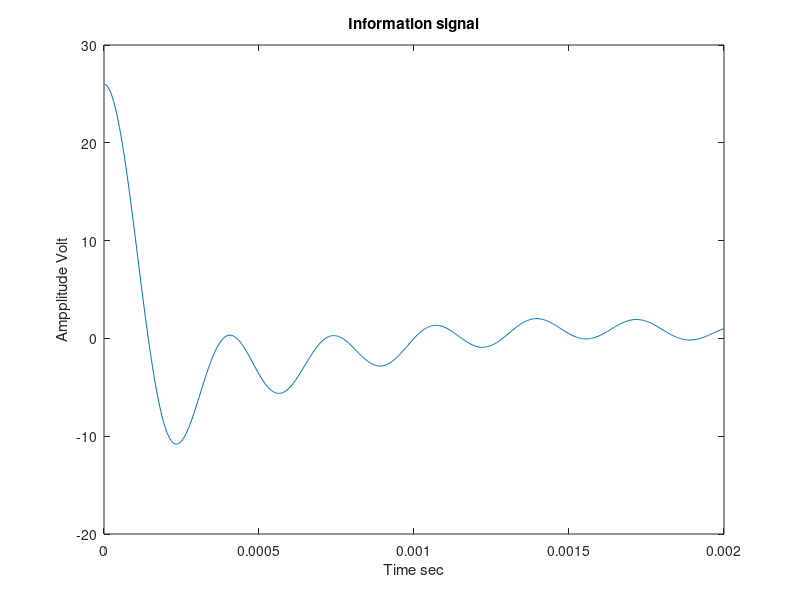
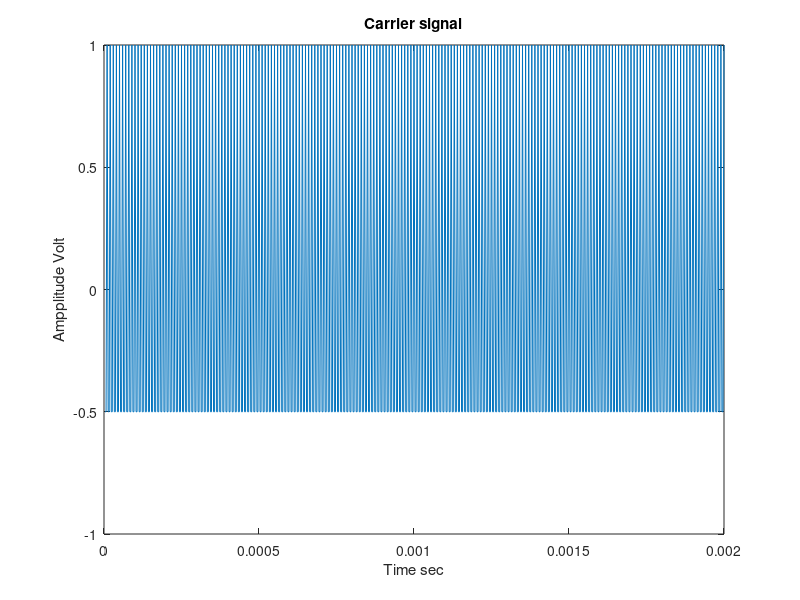
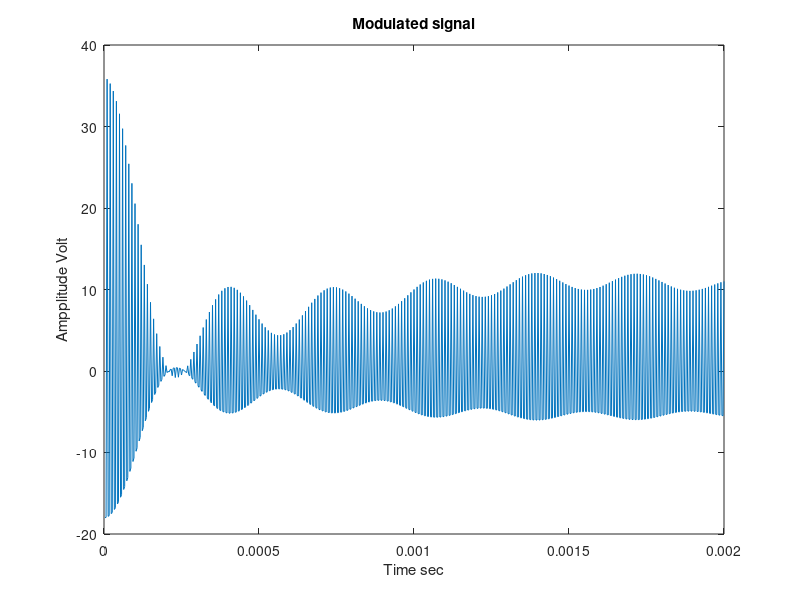
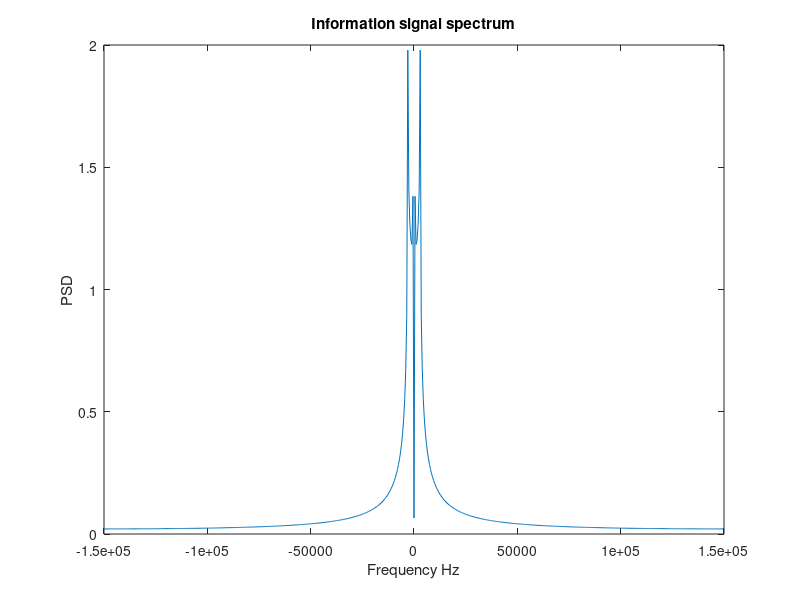

Write MATLAB code to recreate these figures, in order. (Note: this script raises an error after producing the figures.)

f1 = 500;
T1 = 1/f1;
f2 = 3000;
T2 = 1/f2;

dt = T2/100;
Tw = T1;
t=dt:dt:Tw;
N=Tw/dt;

S = 0;
Fstart = 500;
Fend = 3000;
step = 100;

% Sum of cosines
for fv = Fstart:step:Fend
    S = S + cos(2*pi*fv*t);
end
% ym = Information signal
ym = S ;

% yc = Carrier signal
fc=100000;
Tc=1/fc;
yc = cos(2*pi*fc*t);

% y = Modulated signal
y = yc.*(ym + 10);
plot(t, ym)
title('Information signal');
xlabel('Time sec')
ylabel('Ampplitude Volt')

figure
plot(t, yc)
title('Carrier signal');
xlabel('Time sec')
ylabel('Ampplitude Volt')


figure
plot(t, y)
title('Modulated signal');
xlabel('Time sec')
ylabel('Ampplitude Volt')

% Information signal spectrum
W=1/dt;
df=W/N;
f=-W/2:df:W/2-df;
F_ym=fftshift(fft(ym))/N;
figure
plot(f, abs(F_ym))
title('Information signal spectrum');
xlabel('Frequency Hz')
ylabel('PSD')

% Carrier signal spectrum
F_yc=fftshift(fft(yc))/N;
figure
plot(f, abs(F_yc))
title('Carrier signal spectrum');
xlabel('Frequency Hz')
ylabel('PSD')

% DSB modulated signal spectrum
F_y=fftshift(fft(y))/N;
figure
plot(f, abs(F_y))
title('DSB Modulated signal spectrum');
xlabel('Frequency Hz')
ylabel('PSD')

% USB modulated signal spectrum
yusb = bpfilt(y, Fstart+1500, fc/2+500, W);
F_yusb = fftshift(fft(yusb))/N;
figure
plot(f, abs(F_yusb))
title('USB Modulated signal spectrum')
xlabel('Frequency Hz')
ylabel('PSD')

% LSB modulated signal spectrum
ylsb = bpfilt(y, 0, fc+ 500, W);
F_ylsb = fftshift(fft(ylsb))/N;
figure
plot(f, abs(F_ylsb))
title('LSB Modulated signal spectrum')
xlabel('Frequency Hz')
ylabel('PSD')

